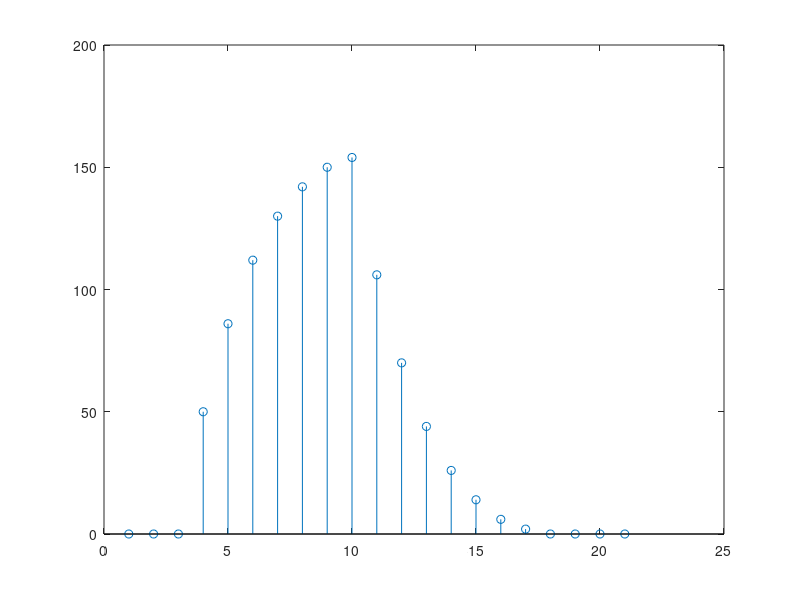

MATLAB code for this plot:
x=[0 0 0 2 2 2 2 2 2 2 0 0 0]; 
y=[0 1 2 4 6 9 13 18 25 ];

m=length(x);
n=length(y);
k=m+n-1;

%h=fliplr(j);
for t=1:length(y)
   h(t)=y(length(y)-t+1); 
end

xx=zeros(k);
xx(1:m,1)=x;

hh=[h zeros(1,m-1)];

for i=2:k
    for j=2:k
        xx(j,i)=xx(j-1,i-1);
    end;
end;

%yy=xx*hh';
for a=1:k
    yy(a)=0;
    for b=1:k
        yy(a) = yy(a)+(xx(a,b)*hh(b));
    end
end

stem(yy);